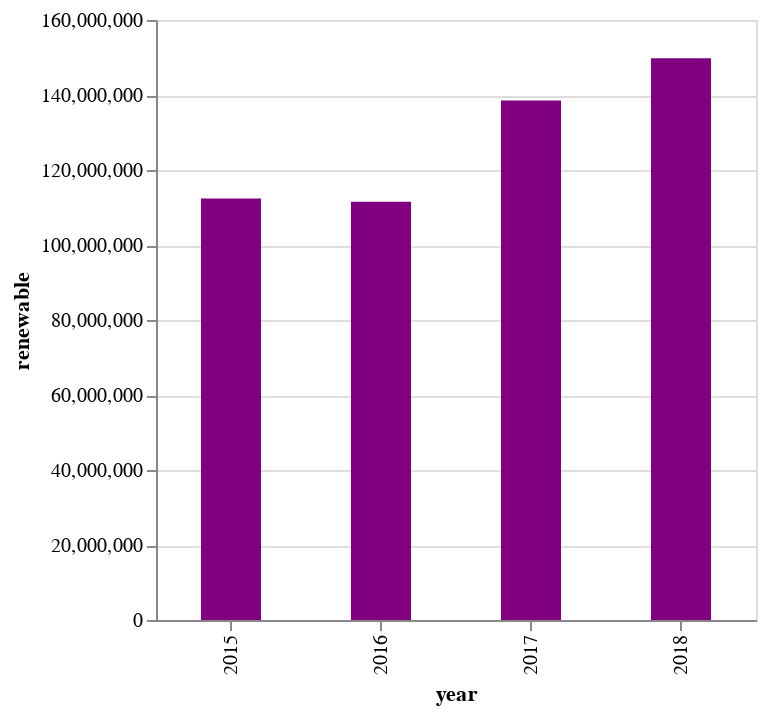

Notebook cell for this chart:
### Markdown cell above
Now we can create a simple barchart from this:

### Code cell
alt.Chart(renewable).mark_bar(width=30, fill="purple").encode(
    x='year:O',
    y='renewable:Q'
).properties(width=300, height=300)

### Figure 1 — Vega-Lite specification as saved in the notebook (floating-point values rounded to 4 significant figures)
{"config": {"view": {"continuousWidth": 400, "continuousHeight": 300}}, "data": {"name": "data-07fc4874121e5637723b65ffa9fe2e4a"}, "mark": {"type": "bar", "fill": "purple", "width": 30}, "encoding": {"x": {"field": "year", "type": "ordinal"}, "y": {"field": "renewable", "type": "quantitative"}}, "height": 300, "width": 300, "$schema": "https://vega.github.io/schema/vega-lite/v4.17.0.json", "datasets": {"data-07fc4874121e5637723b65ffa9fe2e4a": [{"renewable": 112376119, "year": 2015}, {"renewable": 111564166, "year": 2016}, {"renewable": 138533852, "year": 2017}, {"renewable": 149809554, "year": 2018}]}}
